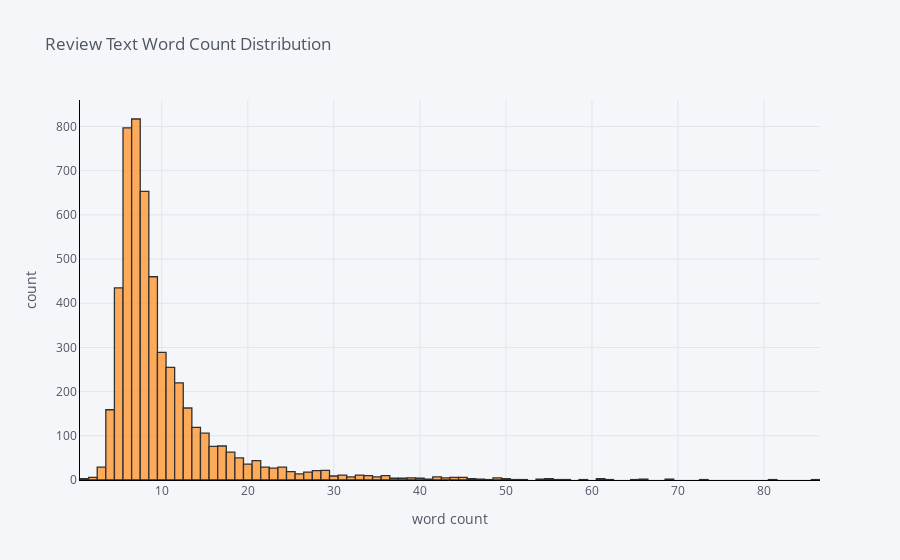

The notebook cell saved with this chart:
### Code cell
#Review Text Word Count Distribution
data['word_count'].iplot(
    kind='hist',
    bins=150,
    xTitle='word count',
    linecolor='black',
    yTitle='count',
    title='Review Text Word Count Distribution')

### Figure 1 — Plotly figure (JSON) as saved in the notebook; plotly's stock layout.template omitted (floating-point values rounded to 4 significant figures; data arrays with more than 128 entries replaced by an {"elided": "..."} marker saying what was removed)
{"data": [{"histfunc": "count", "histnorm": "", "marker": {"color": "rgba(255, 153, 51, 1.0)", "line": {"color": "#000000", "width": 1.3}}, "name": "word_count", "nbinsx": 150, "opacity": 0.8, "orientation": "v", "type": "histogram", "x": {"elided": "5180 int values"}}], "layout": {"barmode": "overlay", "legend": {"bgcolor": "#F5F6F9", "font": {"color": "#4D5663"}}, "paper_bgcolor": "#F5F6F9", "plot_bgcolor": "#F5F6F9", "title": {"font": {"color": "#4D5663"}, "text": "Review Text Word Count Distribution"}, "xaxis": {"gridcolor": "#E1E5ED", "linecolor": "black", "showgrid": true, "tickfont": {"color": "#4D5663"}, "title": {"font": {"color": "#4D5663"}, "text": "word count"}, "zerolinecolor": "#E1E5ED"}, "yaxis": {"gridcolor": "#E1E5ED", "linecolor": "black", "showgrid": true, "tickfont": {"color": "#4D5663"}, "title": {"font": {"color": "#4D5663"}, "text": "count"}, "zerolinecolor": "#E1E5ED"}}}
